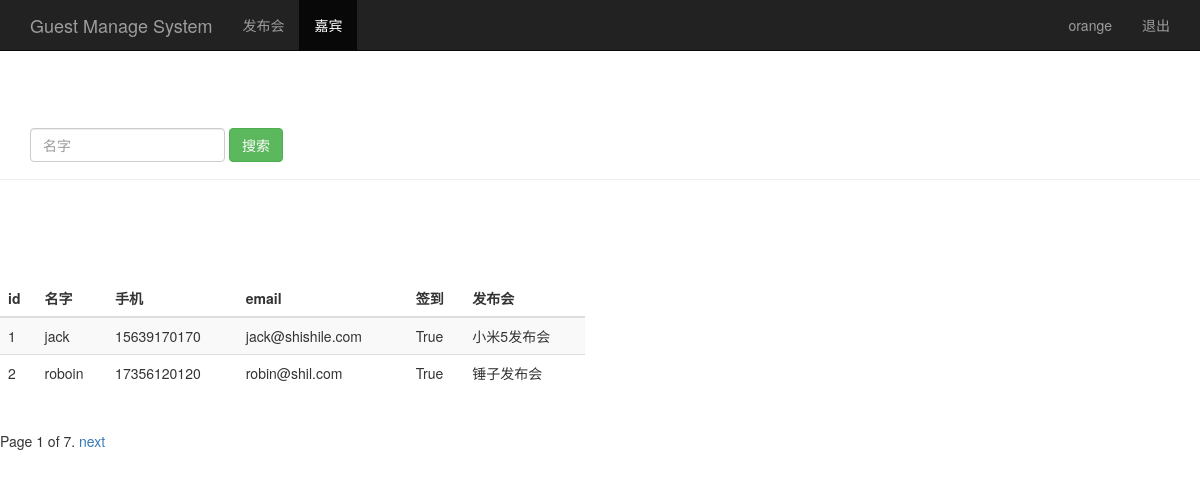
The page /guest_manage/ (signed in) on the database its author committed.
### sign/models.py (models this page shows, shortened)
class Guest(models.Model):
    event = models.ForeignKey(Event)
    realname = models.CharField(max_length=64)
    phone = models.CharField(max_length=16)
    email = models.EmailField()
    sign = models.BooleanField()
    create_time = models.DateTimeField(auto_now=True)
    class Meta:
        unique_together = ("event","phone")

class Event(models.Model):
    name = models.CharField(max_length=100)
    limit = models.IntegerField()
    status = models.BooleanField()
    address = models.CharField(max_length=200)
    start_time = models.DateTimeField('events time')
    create_time = models.DateTimeField(auto_now=True)
    def __str__(self):
        return self.name

### sign/views.py (the view)
# urls.py: url(r'^guest_manage/$', views.guest_manage),
@login_required
def guest_manage(request):
    username = request.session.get('user','')
    guest_list = Guest.objects.all()
    paginator = Paginator(guest_list,2)
    page = request.GET.get('page','')
    try:
        contacts = paginator.page(page)
    except PageNotAnInteger:
        contacts = paginator.page(1)
    except EmptyPage:
        contacts = paginator.page(paginator.num_pages)
    return render(request,"guest_manage.html",{"user":username,"guests":contacts})

### sign/templates/guest_manage.html (shortened to what this page needs)
<!DOCTYPE html>
<html lang="zh-CN">
<head>
    {% load bootstrap3 %}
    {% bootstrap_css %}
</head>
<body>
<nav class="navbar navbar-inverse navbar-fixed-top">
    <div class="container">
        <div class="navbar-header">
            <a class="navbar-brand" href="/event_manage/">Guest Manage System</a>
        </div>
        <div id="navbar" class="collapse navbar-collapse">
            <ul class="nav navbar-nav">
                <li><a href="/event_manage">发布会</a></li>
                <li class="active"><a href="#">嘉宾</a></li>
            </ul>
            <ul class="nav navbar-nav navbar-right">
                <li><a href="#">{{ user }}</a> </li>
                <li><a href="/logout/">退出</a></li>
            </ul>
        </div>
    </div>
</nav>
<div class="page-header" style="padding-top: 80px;">
    <div id="navbar" class="navbar-collapse collapse">
        <form class="navbar-form" method="get" action="/search_guest/">
            <div class="form-group">
                <input name="realname" type="text" placeholder="名字" class="form-control">
            </div>
            <button type="submit" class="btn btn-success">搜索</button>
        </form>
    </div>
</div>
<div class="row" style="padding-top: 80px;">
    <div class="col-md-6">
        <table class="table table-striped">
            <thead>
            <tr>
                <th>id</th><th>名字</th><th>手机</th><th> email</th><th> 签到</th>
                <th>发布会</th>
            </tr>
            </thead>
            <tbody>
            {% for guest in guests %}
            <tr>
                <td>{{ guest.id }}</td>
                <td>{{ guest.realname }}</td>
                <td>{{ guest.phone }}</td>
                <td>{{ guest.email }}</td>
                <td>{{ guest.sign }}</td>
                <td>{{ guest.event }}</td>
            </tr>
            {% endfor %}
            </tbody>
        </table>
    </div>
</div>
<div class="pagination">
    <span class="step-links">
        <span class="current">
            Page {{ guests.number }} of {{ guests.paginator.num_pages }}.
        </span>
        {% if guests.has_next %}
        <a href="?page={{ guests.next_page_number }}">next</a>
        {% endif %}
    </span>
</div>
</body>
</html>

### rows shown on the page
Guest: id "1", realname "jack", phone "15639170170", email "jack@shishile.com", sign "True", event "小米5发布会"
Guest: id "2", realname "roboin", phone "17356120120", email "robin@shil.com", sign "True", event "锤子发布会"

### other values the page prints
{{ user }} "orange"
{{ guests.number }} "1"
{{ guests.paginator.num_pages }} "7"
